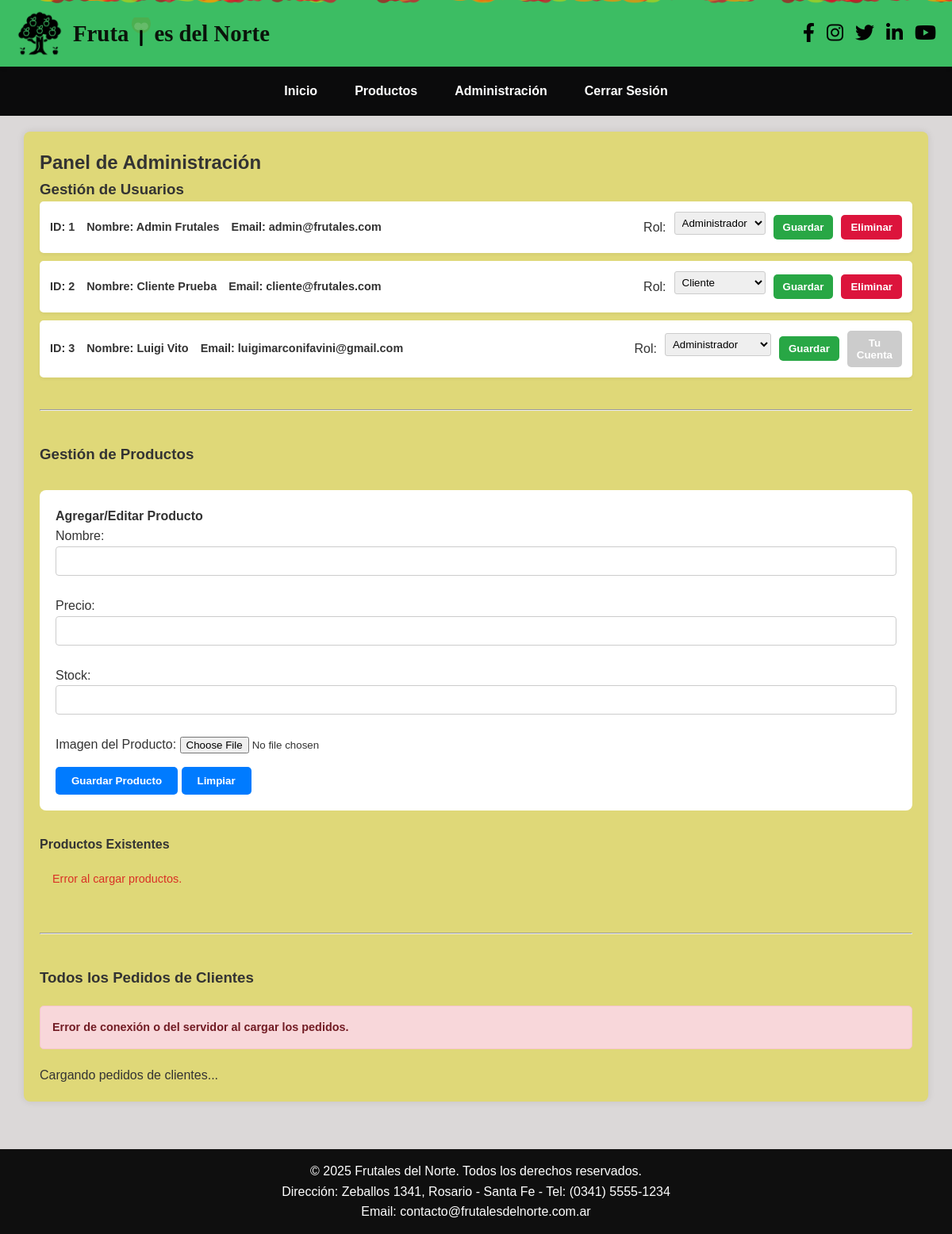
Page /admin (signed in) on the committed database.
### app.py (models this page shows, shortened)
class Usuario(UserMixin, db.Model):
    id = db.Column(db.Integer, primary_key=True)
    nombre = db.Column(db.String(100), nullable=False)
    email = db.Column(db.String(100), unique=True, nullable=False)
    password = db.Column(db.String(128), nullable=False)
    rol = db.Column(db.String(50), default='cliente')
    pedidos = db.relationship('Pedido', backref='comprador', lazy=True)

### app.py (the view)
@app.route('/admin')
@admin_required
def admin_page():
    users = Usuario.query.all()
    return render_template('admin.html', users=users, current_user=current_user)

### app.py (called while the page is built)
@login_manager.user_loader
def load_user(user_id):
    return Usuario.query.get(int(user_id))

def admin_required(f):
    @wraps(f)
    @login_required
    def decorated_function(*args, **kwargs):
        if not current_user.is_authenticated or current_user.rol != 'admin':
            flash('Acceso denegado. Se requiere rol de administrador.', 'error')
            return redirect(url_for('login'))
        return f(*args, **kwargs)
    return decorated_function

### templates/admin.html (shortened to what this page needs)
<!DOCTYPE html>
<html lang="es">
<head>
    <link rel="stylesheet" href="{{ url_for('static', filename='css/style.css') }}">
    <link rel="stylesheet" href="https://cdnjs.cloudflare.com/ajax/libs/font-awesome/6.4.0/css/all.min.css" />
</head>
<body>
    <header>
        <div class="frutas-animadas"></div>
        <div class="logo-title">
            <img src="{{ url_for('static', filename='img/icono.png') }}" alt="Logo de la empresa">
            <h1 class="empresa-nombre">
                Fruta
                es del Norte
            </h1>
        </div>
        <div class="social-icons">
            <a href="#"><i class="fab fa-facebook-f"></i></a>
            <a href="#"><i class="fab fa-instagram"></i></a>
            <a href="#"><i class="fab fa-twitter"></i></a>
            <a href="#"><i class="fab fa-linkedin-in"></i></a>
            <a href="#"><i class="fab fa-youtube"></i></a>
        </div>
    </header>
    <nav>
        <a href="{{ url_for('index') }}">Inicio</a>
        <a href="{{ url_for('productos') }}">Productos</a>
        {% if current_user.is_authenticated %}
            {% if current_user.rol == 'admin' %}
                <a href="{{ url_for('admin_page') }}">Administración</a>
            {% else %}
                <a href="{{ url_for('carrito') }}">Carrito</a>
                <a href="{{ url_for('mis_pedidos') }}">Mis Pedidos</a>
            {% endif %}
            <a href="{{ url_for('logout') }}">Cerrar Sesión</a>
        {% else %}
            <a href="{{ url_for('login') }}">Login</a>
            <a href="{{ url_for('registro') }}">Registro</a>
        {% endif %}
    </nav>
    <main class="main-container">
        <h2>Panel de Administración</h2>
        <section>
            <h3>Gestión de Usuarios</h3>
            <ul class="user-list">
                {% for user in users %}
                <li class="user-item">
                    <div class="user-info">
                        <span>ID: {{ user.id }}</span>
                        <span>Nombre: {{ user.nombre }}</span>
                        <span>Email: {{ user.email }}</span>
                    </div>
                    <div class="user-role-control">
                        <label for="role-{{ user.id }}">Rol:</label>
                        <select id="role-{{ user.id }}" class="user-role-select">
                            <option value="cliente" {% if user.rol == 'cliente' %}selected{% endif %}>Cliente</option>
                            <option value="admin" {% if user.rol == 'admin' %}selected{% endif %}>Administrador</option>
                        </select>
                        <button class="save-role-btn" data-user-id="{{ user.id }}">Guardar</button>
                        {% if user.id != current_user.id %}
                            <button class="delete-btn-common delete-user-btn" data-user-id="{{ user.id }}">Eliminar</button>
                        {% else %}
                            <button disabled class="delete-btn-common">Tu Cuenta</button>
                        {% endif %}
                    </div>
                </li>
                {% endfor %}
            </ul>
        </section>
        <hr style="margin: 40px 0;">
        <section>
            <h3>Gestión de Productos</h3>
            <div class="product-form-container">
                <h4>Agregar/Editar Producto</h4>
                <form id="productForm" enctype="multipart/form-data">
                    <div class="form-group">
                        <label for="productName">Nombre:</label>
                        <input type="text" id="productName" name="nombre" required>
                    </div>
                    <div class="form-group">
                        <label for="productPrice">Precio:</label>
                        <input type="number" id="productPrice" name="precio" step="0.01" required>
                    </div>
                    <div class="form-group">
                        <label for="productStock">Stock:</label>
                        <input type="number" id="productStock" name="stock" min="0" required>
                    </div>
                    <div class="form-group">
                        <label for="productImage">Imagen del Producto:</label>
                        <input type="file" id="productImage" name="imagen" accept="image/png, image/jpeg, image/gif, image/webp">
                    </div>
                    <button type="submit" id="saveProductBtn">Guardar Producto</button>
                    <button type="button" id="clearProductFormBtn" class="secondary">Limpiar</button>
                </form>
            </div>
            <h4>Productos Existentes</h4>
            <div id="productList" class="productos">
            </div>
        </section>
        <hr style="margin: 40px 0;">
        <section class="pedidos-container-admin">
            <h3>Todos los Pedidos de Clientes</h3>
            <div id="adminOrdersMessage" class="admin-message"></div>
            <div id="allOrdersList">
            </div>
        </section>
    </main>
    <footer>
        <p>&copy; 2025 Frutales del Norte. Todos los derechos reservados.</p>
        <p>Dirección: Zeballos 1341, Rosario - Santa Fe - Tel: (0341) 5555-1234</p>
        <p>Email: contacto@frutalesdelnorte.com.ar</p>
    </footer>
</body>
</html>

### static/css/style.css (style rules this page uses)
* { margin: 0; padding: 0; box-sizing: border-box; }
body { font-family: Arial, sans-serif; line-height: 1.6; background-color: #dbd8d8; color: #333; display: flex; flex-direction: column; min-height: 100vh; }
main { flex-grow: 1; width: 100%; }
header { display: flex; justify-content: space-between; align-items: center; background-color: #3cbd63; color: white; padding: 12px 20px; box-shadow: 0 2px 5px rgba(0, 0, 0, 0.1); position: relative; overflow: hidden; z-index: 1; }
.logo-title { display: flex; align-items: center; gap: 12px; position: relative; z-index: 2; }
.logo-title img { max-height: 60px; width: auto; object-fit: contain; }
.empresa-nombre { font-size: 1.8rem; color: #0a130a; font-weight: bold; font-family: 'Georgia', serif; display: flex; align-items: center; }
.letra-arbol { display: inline-block; vertical-align: middle; margin: 0 2px; }
.social-icons { display: flex; gap: 15px; align-items: center; position: relative; z-index: 2; }
.social-icons a { text-decoration: none; color: rgb(2, 2, 2); font-size: 24px; transition: color 0.3s; }
nav { background-color: #0b0b0c; display: flex; justify-content: center; gap: 15px; padding: 10px 0; }
nav a { color: white; text-decoration: none; font-weight: bold; padding: 8px 16px; transition: background-color 0.3s; }
main { max-width: 1300px; width: 95%; margin: 20px auto; padding: 20px; background-color: rgb(223, 216, 120); border-radius: 8px; box-shadow: 0 0 10px rgba(0, 0, 0, 0.1); flex-grow: 1; }
footer { background-color: #0f0f0f; color: white; text-align: center; padding: 15px; width: 100%; margin-top: 40px; }
button { background-color: #007BFF; color: white; border: none; padding: 10px 20px; border-radius: 5px; cursor: pointer; font-weight: bold; transition: background-color 0.3s ease, transform 0.2s ease; }
button:disabled { background-color: #ccc; cursor: not-allowed; transform: none; }
input[type="text"], input[type="email"], input[type="password"], input[type="number"], textarea, select { padding: 10px; width: 100%; max-width: 400px; margin-bottom: 10px; border: 1px solid #ccc; border-radius: 4px; transition: border-color 0.3s ease, box-shadow 0.3s ease; }
.form-group { margin-bottom: 15px; }
.error { color: #d93025; font-size: 0.9em; margin-top: 4px; }
.productos { display: grid; grid-template-columns: repeat(auto-fit, minmax(250px, 1fr)); gap: 1.5rem; padding: 1rem; }
.user-list { list-style: none; padding: 0; }
.user-item { background-color: #fff; margin-bottom: 10px; padding: 13px; border-radius: 5px; display: flex; justify-content: space-between; align-items: center; flex-wrap: wrap; gap: 15px; box-shadow: 0 2px 4px rgba(0,0,0,0.05); }
.user-info { display: flex; flex-wrap: wrap; gap: 15px; font-size: 0.9em; }
.user-info span { font-weight: bold; }
.user-role-control { display: flex; align-items: center; gap: 10px; }
.user-role-select { padding: 5px; border-radius: 3px; }
.save-role-btn { background-color: #28a745; padding: 8px 12px; }
.delete-btn-common { background-color: crimson; padding: 8px 12px; }
.admin-message { margin: 20px 0; padding: 15px; border-radius: 5px; font-weight: bold; display: none; }
.admin-message.error { background-color: #f8d7da; color: #721c24; border: 1px solid #f5c6cb; display: block; }
.product-form-container { background-color: #fff; padding: 20px; border-radius: 8px; margin: 30px 0; }
.product-form-container input[type="text"], .product-form-container input[type="number"] { width: 100%; max-width: none; }
.frutas-animadas { position: absolute; top: 0; left: 0; width: 100%; height: 100%; pointer-events: none; z-index: 0; overflow: hidden; }

### rows in the picture
Usuario: id "1", nombre "Admin Frutales", email "admin@frutales.com", rol+id "Administrador"
Usuario: id "2", nombre "Cliente Prueba", email "cliente@frutales.com", rol+id "Cliente"
Usuario: id "3", nombre "Luigi Vito", email "luigimarconifavini@gmail.com", rol+id "Administrador", shows "Tu Cuenta"
